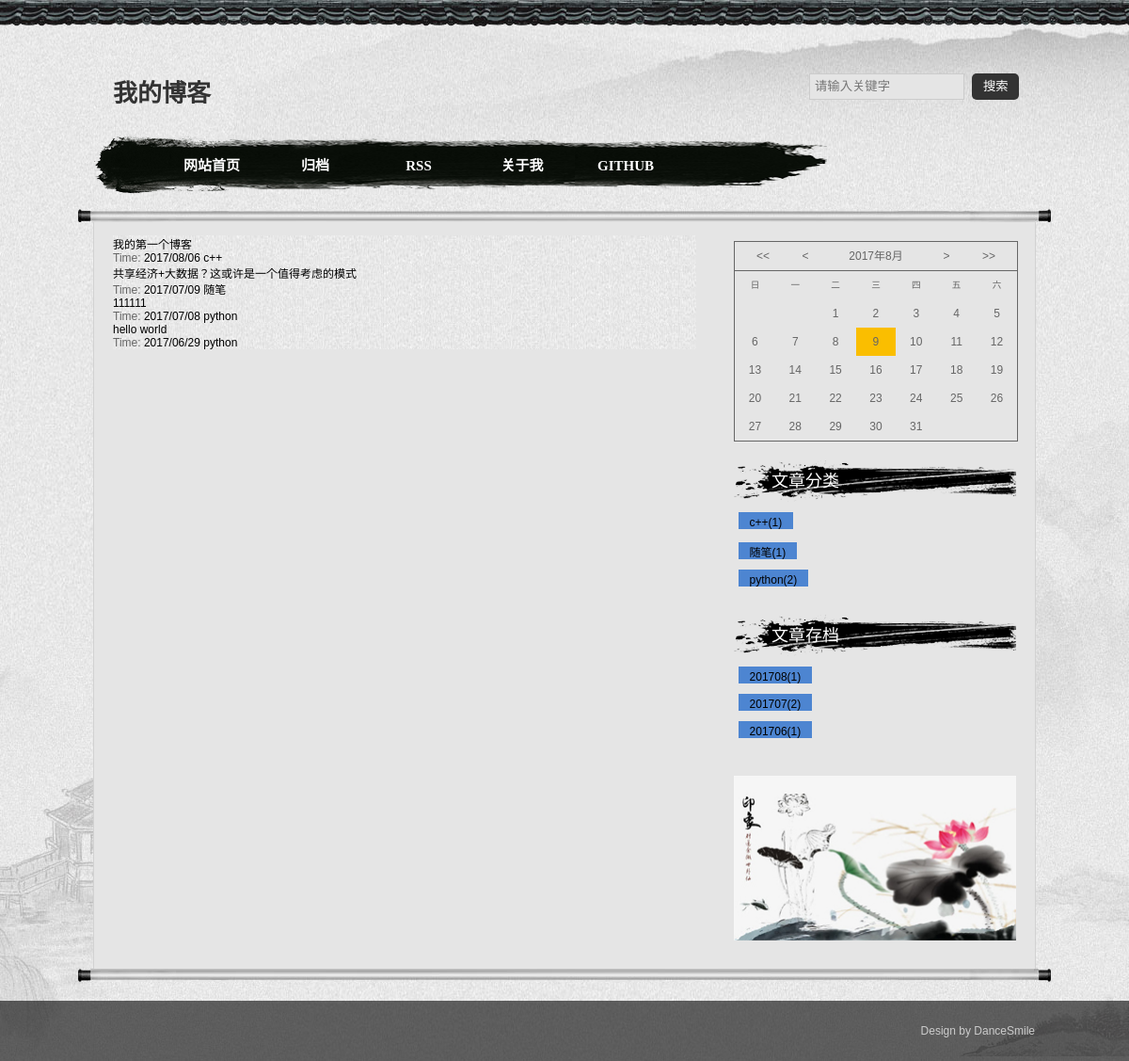
/archives/, run on the app's committed database.
### article/models.py (models this page shows, shortened)
class Article(models.Model) :
    title = models.CharField(max_length=100)  #博客题目
    category = models.CharField(max_length=50, blank = True)  #博客标签
    date_time = models.DateTimeField(auto_now_add = True)  #博客日期
    content = RichTextField(blank=True, null=True)  #博客文章正文
    class Meta:  # 按时间下降排序
        ordering = ['-date_time']

### article/views.py (the view)
# urls.py: url(r'^archives/$', views.archives, name='archives'),
def archives(request) :
    try:
        post_list = Article.objects.all()
    except Article.DoesNotExist :
        raise Http404
    arg = {'post_list' : post_list,'error' : False}
    ret = count_art(arg)
    return render(request, 'archives.html', ret)

### article/views.py (called while the page is built)
def get_count_tag(Articles):
    tag_count = {}
    if Articles:
        for art in Articles:
            tag = art.category
            if tag not in tag_count:
                tag_count[tag]=0
            tag_count[tag]+=1
    return tag_count

def get_count_time(Articles):
    time_count = {}
    if Articles:
        for art in Articles:
            tt = art.date_time.strftime('%Y%m')
            if tt not in time_count:
                time_count[tt]=0
            time_count[tt]+=1
    ret = sorted(time_count.items(), key=lambda e: e[0], reverse=True)
    return ret

def count_art(arg):
    ret = {}
    try:
        posts = Article.objects.all()  # 获取全部的Article对象
    except Article.DoesNotExist:
        raise Http404
    tag_count = get_count_tag(posts)
    time_count = get_count_time(posts)
    ret['tag_count'] = tag_count
    ret['time_count'] = time_count
    ret.update(arg)
    return ret

### templates/archives.html (shortened to what this page needs)
{% extends "base.html" %}
{% block content %}
<div class="posts">
    <br />
    {% if error %}
        <h2 class="post-title">抱歉没有相关文章！</h2>
    {% else %}
    {% for post in post_list %}
        <section class="post">
            <header class="post-header">
                <h2 class="post-title"><a href="{% url 'detail' id=post.id %}">{{ post.title }}</a></h2>
                    <p class="post-meta">
                        Time: <a class="post-author" href="#">{{ post.date_time |date:'Y/m/d'}}</a>
                         <a class="post-category post-category-pure" href="{% url 'search_tag' tag=post.category %}">{{ post.category }}</a>
                    </p>
            </header>
        </section>
    {% endfor %}
    {% endif %}
</div>
{% endblock %}
{% block fenlei %}
{% if tag_count%}
<ul>
   {% for tag,count in tag_count.items%}
      <li>
        <p>&nbsp<a class="post-categorys post-category-count" href="{% url 'search_tag' tag=tag %}">{{ tag }}({{count}})</a></p>
      </li>
   {% endfor %}
{% endif %}
</ul>
{% endblock %}
{% block cundang %}
       {% if time_count%}
        <ul>
           {% for value in time_count%}
              <li>
                <p>&nbsp<a class="post-categorys post-category-count" href="{% url 'search_time' t_time=value.0 %}">{{value.0}}({{value.1}})</a></p>
              </li>
           {% endfor %}
       {% endif %}
        </ul>
{% endblock %}

### templates/base.html (shortened to what this page needs)
<!doctype html>
<html>
<head>
{% load staticfiles %}
<link href="{% static 'css/base.css'%}" rel="stylesheet">
<link href="{% static 'css/index.css'%}" rel="stylesheet">
<link rel="stylesheet" href="//cdn.bootcss.com/font-awesome/4.7.0/css/font-awesome.min.css">
<link rel="stylesheet" href="http://labfile.oss.aliyuncs.com/courses/487/grids-responsive-min.css">
<link rel="stylesheet" href="http://labfile.oss.aliyuncs.com/courses/487/blog.css">
</head>
<body>
<div id="wrapper">
  <header>
    <div class="headtop"></div>
    <div class="contenttop">
      <div class="logo f_l">我的博客</div>
      <div class="search f_r">
        <form action="/search/" method="get" name="searchform" id="searchform">
          <input name="s" id="keyboard" class="input_text" placeholder="请输入关键字" style="color: rgb(153, 153, 153);" onfocus="if(value=='请输入关键字'){this.style.color='#000';value=''}" onblur="if(value==''){this.style.color='#999';value='请输入关键字'}" type="text">
          <input name="Submit" class="input_submit" value="搜索" type="submit">
        </form>
      </div>
      <div class="blank"></div>
      <nav>
        <div  class="navigation">
          <ul class="menu">
            <li><a href="/">网站首页</a></li>
            <li><a href="{% url 'archives' %}">归档</a></li>
            <li><a href="{% url 'RSS' %}">RSS</a> </li>
            <li><a href="/">关于我</a>
            <li><a href="https://github.com/GavinZzw">GITHUB</a>
          </ul>
        </div>
      </nav>
    </div>
  </header>
  <div class="jztop"></div>
  <div class="container">
    <div class="bloglist f_l">
    {% block content %}
    {% endblock %}
    </div>
    <div class="r_box f_r">
      <div id="test">
      </div>
      <div class="tuwen">
        <h3 class="tit">文章分类</h3>
        {% block fenlei %}
        {% endblock %}
       </div>
      <div class="tuwen">
        <h3 class="tit">文章存档</h3>
        {% block cundang %}
        {% endblock %}
      </div>
      <div class="ad"> <img src="{% static 'images/03.jpg'%}"> </div>
    </div>
  </div>
  <div class="jzend"></div>
  <footer>
    <div class="footer">
      <div class="f_r textr">
        <p>Design by DanceSmile</p>
      </div>
    </div>
  </footer>
</div>
</body>
</html>

### static/css/base.css (style rules this page uses)
* { margin: 0; padding: 0 }
body { font: 12px "����", Arial, Helvetica, sans-serif; color: #666666; background: url(../images/bg.jpg) repeat }
img { border: 0; display: block }
ul, ol, li { list-style: none; }
h1, h2, h3, h4, h5, h6 { font-size: 100%; font-weight: normal; }
a { outline: none; }
a:link, a:visited, a:active { text-decoration: none; color: #000000 }
.blank { height: 8px; overflow: hidden; width: 100%; margin: auto; clear: both }
.f_l { float: left }
.f_r { float: right }
#wrapper { background: url(../images/footside.jpg) bottom center no-repeat; overflow: hidden; }
header { width: 100%; background: url(../images/yuanshan.jpg) right bottom no-repeat }
.headtop { background: url(../images/topbg.jpg) repeat-x; height: 28px; }
.contenttop { width: 1000px; margin: auto; }
.logo { padding: 50px 0 20px 20px; font-size: 26px; font-family: "΢���ź�", sans-serif; color: #333; font-weight: bold; }
.search { width: 240px; margin: 50px 0 0 0 }
.input_text { padding-left: 5px; border: 1px solid #ccc; width: 158px; height: 26px; line-height: 26px; background-color: #e5e5e5; }
.input_submit { background-color: #333; color: #FFF; margin-left: 5px; width: 50px; border: none; cursor: pointer; height: 28px; line-height: 28px; border-radius: 5px; }
nav { margin: 0 0 15px 0 }
.navigation { height: 64px; background: url(../images/navbg.png) no-repeat; font-family: "΢���ź�"; }
.menu { position: relative; margin-left: 70px; padding-top: 10px }
.menu li { float: left; width: 110px; text-align: center; position: relative; line-height: 46px; }
.menu li a { display: block; text-decoration: none; color: #fff; font-size: 15px; font-weight: bold }
footer { background: url(../images/footerbg.png) repeat-x; padding: 20px 0; color: #ccc; margin: 20px 0 0 0 }
.footer { width: 1000px; margin: auto; overflow: hidden }
.footer p { line-height: 24px; }
.textr { text-align: right }

### static/css/index.css (style rules this page uses)
.container { background: #e5e5e5; overflow: hidden; width: 1000px; margin: auto; border-left: #d2d2d2 1px solid; border-right: #d2d2d2 1px solid; }
.jztop { background: url(../images/maintopbg.jpg) no-repeat; width: 1034px; margin: auto; height: 14px; }
.jzend { background: url(../images/mainendbg.jpg) no-repeat; width: 1034px; margin: auto; height: 14px; }
.bloglist { width: 620px; overflow: hidden; margin-left: 20px; margin-bottom: 20px; }
.r_box { width: 300px; margin: 20px 20px 0 0 }
.tit { line-height: 44px; color: #fff; font-size: 18px; height: 44px; background: url(../images/rtitbg.png) no-repeat; padding-left: 40px; margin: 0 0 10px 0 }
.tuwen { width: 100%; clear: both; overflow: hidden; margin: 20px 0 }
.tuwen li { overflow: hidden; clear: both; margin-bottom: 10px }
.tuwen p { margin-top: 5px }
.ad { width: 300px; overflow: hidden; margin: 30px 0 }
.ad img { width: 300px; }
.post-categorys { margin: 0 0.1em; padding: 0.3em 1em; color: #fff; background: #999; font-size: 100%; }
.post-category-count { background: #4d85d1; }

### templates/base.html (style rules this page uses)
#test { width:300px; height:auto; overflow:hidden; border:solid 1px; margin-bottom:20px; }

### data on the page
Article: title "我的第一个博客", date_time "2017/08/06", category "c++", tag_count "c++"
Article: title "共享经济+大数据？这或许是一个值得考虑的模式", date_time "2017/07/09", category "随笔", tag_count "随笔"
Article: title "111111", date_time "2017/07/08", category "python", tag_count "python"
Article: title "hello world", date_time "2017/06/29", category "python"

### other printed values
{{ count }} "1" "1" "2"
{{ value.0 }} "201708" "201707" "201706"
{{ value.1 }} "1" "2" "1"
